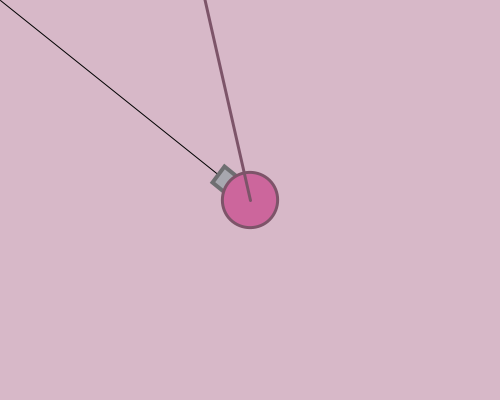
Frame 1 (no input)
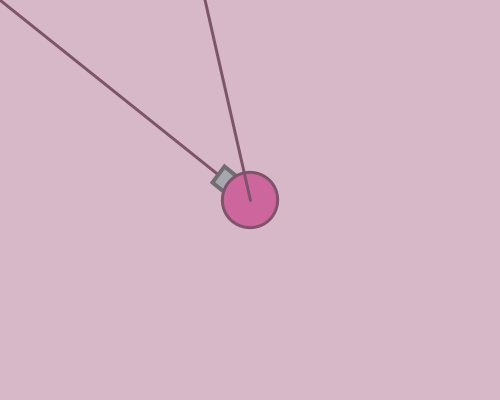
Frame 60 (the mouse pressed at the canvas centre just before this capture)
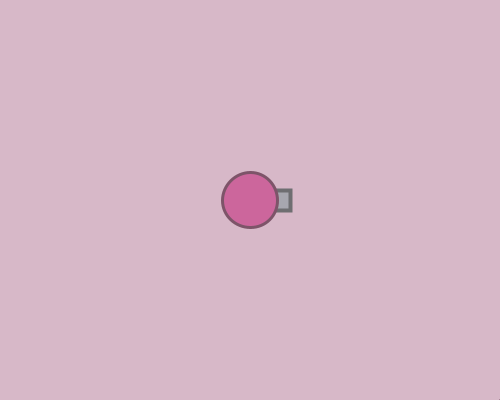
Frame 120 (the mouse held since frame 60 and released just before this capture)

The Processing sketch that drew these frames (run headless with seeded random() and noise(); from frame 60 on, the mouse is pressed at the canvas centre):

// Processing sketch: sketch_07_3
// ── sketch_07_3.pde
void setup(){
  size(500,400);
} 

float x=250, y=200;
void draw(){
  background(215,184,200);
 float dx = mouseX - x, dy = mouseY - y;
 float a = atan2(dy,dx);
 line(x,y,mouseX,mouseY);
 myTank(x,y,a);
}
void myTank(float x,float y,float a){
  translate(x,y);
  rotate(a);
  fill(167,167,175);
  stroke(110,110,113);
  strokeWeight(4);
  rect(20,-10,20,20);
  
 
 fill(204,102,156);
 stroke(125,84,105);
 strokeWeight(3);
 ellipse(0,0,55,55);
 
 line(x,y,mouseX,mouseY);
}
